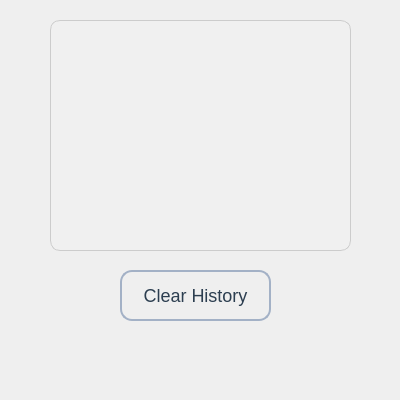
<?xml version="1.0" encoding="UTF-8"?>
<ui version="4.0">
 <class>Dialog</class>
 <widget class="QDialog" name="Dialog">
  <property name="geometry">
   <rect>
    <x>0</x>
    <y>0</y>
    <width>400</width>
    <height>400</height>
   </rect>
  </property>
  <property name="sizePolicy">
   <sizepolicy hsizetype="Fixed" vsizetype="Fixed">
    <horstretch>0</horstretch>
    <verstretch>0</verstretch>
   </sizepolicy>
  </property>
  <property name="minimumSize">
   <size>
    <width>400</width>
    <height>400</height>
   </size>
  </property>
  <property name="maximumSize">
   <size>
    <width>400</width>
    <height>400</height>
   </size>
  </property>
  <property name="windowTitle">
   <string>History</string>
  </property>
  <property name="styleSheet">
   <string notr="true">background-color: #aaaa;
border: 1px solid #aaa;
border-radius: 20px;</string>
  </property>
  <widget class="QTextEdit" name="text_area">
   <property name="geometry">
    <rect>
     <x>50</x>
     <y>20</y>
     <width>301</width>
     <height>231</height>
    </rect>
   </property>
   <property name="styleSheet">
    <string notr="true">background-color: #f0f0f0;
color: #333;
font-size: 14px;
border: 1px solid #ccc;
border-radius: 10px;
padding: 8px;</string>
   </property>
   <property name="readOnly">
    <bool>true</bool>
   </property>
  </widget>
  <widget class="QPushButton" name="btn_clear_history">
   <property name="geometry">
    <rect>
     <x>120</x>
     <y>270</y>
     <width>151</width>
     <height>51</height>
    </rect>
   </property>
   <property name="styleSheet">
    <string notr="true">QPushButton {
    font-size: 18px;
    padding: 10px 20px;
    border-radius: 12px;
    background: qlineargradient(x1:0, y1:0, x2:0, y2:1,
                stop:0 #ffffff, stop:1 #d1d8e0);
    color: #2c3e50;
    border: 2px solid #a3b1c6;
    box-shadow: 0 5px 10px rgba(0, 0, 0, 0.15);
    transition: all 0.2s ease;
}

QPushButton:hover {
    background: qlineargradient(x1:0, y1:0, x2:0, y2:1,
                stop:0 #f0f3f7, stop:1 #bfc8d9);
    border-color: #8899aa;
    box-shadow: 0 8px 15px rgba(0, 0, 0, 0.3);
}

QPushButton:pressed {
    background: qlineargradient(x1:0, y1:0, x2:0, y2:1,
                stop:0 #a1a9b8, stop:1 #7f8692);
    border-color: #687080;
    padding-left: 22px;  
    padding-top: 16px;
    box-shadow: 0 2px 5px rgba(0, 0, 0, 0.6);
}</string>
   </property>
   <property name="text">
    <string>Clear History</string>
   </property>
  </widget>
 </widget>
 <resources/>
 <connections/>
</ui>
